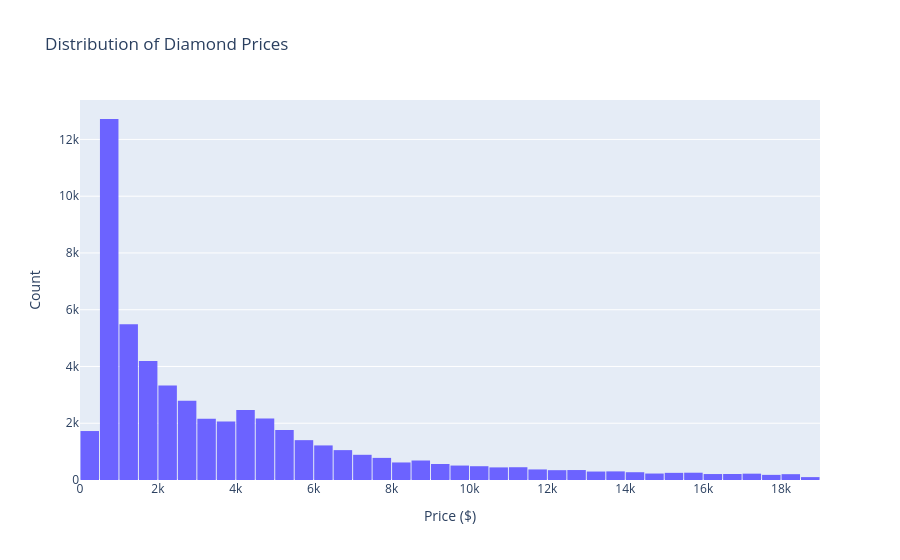

Notebook code for this chart:
### Markdown cell above
## 4. Exploratory Visualizations (Plotly)

### Code cell
fig = px.histogram(df_fe, x='price', nbins=80, title='Distribution of Diamond Prices',
                    color_discrete_sequence=['#6C63FF'])
fig.update_layout(bargap=0.05, xaxis_title='Price ($)', yaxis_title='Count')
fig.show()

### Figure 1 — Plotly figure (JSON) as saved in the notebook; plotly's stock layout.template omitted (floating-point values rounded to 4 significant figures; data arrays with more than 128 entries replaced by an {"elided": "..."} marker saying what was removed)
{"data": [{"bingroup": "x", "hovertemplate": "price=%{x}<br>count=%{y}<extra></extra>", "legendgroup": "", "marker": {"color": "#6C63FF", "pattern": {"shape": ""}}, "name": "", "nbinsx": 80, "orientation": "v", "showlegend": false, "type": "histogram", "x": {"elided": "53771 int values"}, "xaxis": "x", "yaxis": "y"}], "layout": {"bargap": 0.05, "barmode": "relative", "legend": {"tracegroupgap": 0}, "title": {"text": "Distribution of Diamond Prices"}, "xaxis": {"anchor": "y", "domain": [0, 1], "title": {"text": "Price ($)"}}, "yaxis": {"anchor": "x", "domain": [0, 1], "title": {"text": "Count"}}}}
